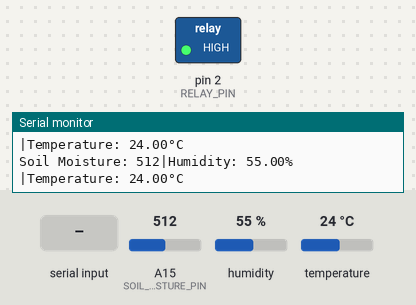
A sketch run on a simulated Arduino Mega 2560, built with avr-gcc and run on an emulated ATmega2560. Shown: switched loads named in the sketch (green lamp = pin HIGH), the last lines printed to the serial monitor. Inputs (shaded band) come from the test bench; at power-on: A15 (SOIL_MOISTURE_PIN) = 512, humidity 55 %, temperature 24 °C.

Above: at 1.2 s.
1.3 s: "0\n" received over Serial
At 2.8 s:
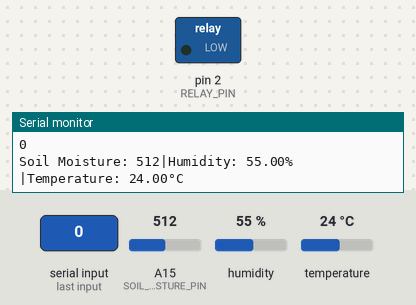
3.5 s: "1\n" received over Serial
At 5.2 s:
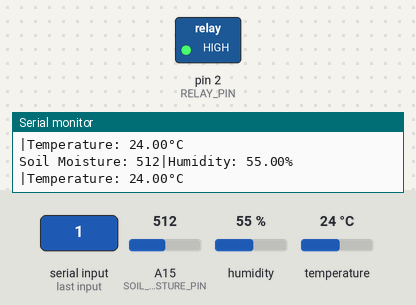
5.5 s: A15 (SOIL_MOISTURE_PIN) set to 485
At 6.5 s:
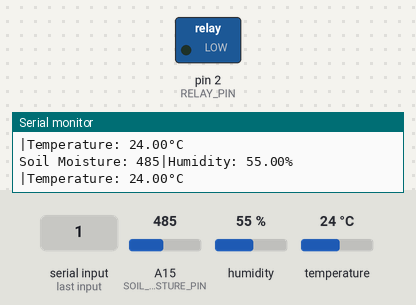
Timing chart, 0 to 17.5 s (numbered marks = the images above; inputs shaded):
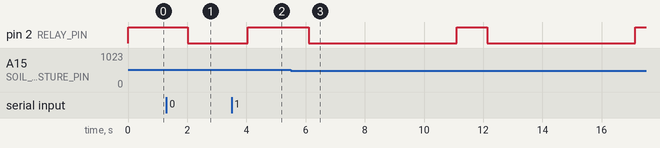

Measured:
- the behaviour switches between 500 and 499 on A15 (SOIL_MOISTURE_PIN) (found by bisection; images 2 and 3)
- after the input at 1.3 s, pin 2 (RELAY_PIN): HIGH → LOW after 0.73 s
- after the input at 3.5 s, pin 2 (RELAY_PIN): LOW → HIGH after 0.55 s
- after the input at 5.5 s, pin 2 (RELAY_PIN): alternates HIGH for 1.0 s and LOW for 5.0 s, starting after 0.60 s

The sketch:

Automatic_palnt_watering_sytem_code.ino
```cpp
#include "DHT.h"
// Define the pin connections
#define SOIL_MOISTURE_PIN A15
#define DHT11_PIN 52
#define RELAY_PIN 2
#define PUMP_ON LOW // Relay state pump on
#define PUMP_OFF HIGH // Relay state pump off
// Initialize objects for LCD and sensors
DHT dht11(DHT11_PIN, DHT11);
char Incoming_value = 0;
// Variables to store sensor readings
int soilMoistureValue = 0;
float humi;
float tempC;

void setup() {
  pinMode(2, OUTPUT);
  // Initialize Serial communication for debugging
  Serial.begin(9600);
  // Initialize DHT
  dht11.begin();
  // Initialize relay pin
  pinMode(RELAY_PIN, OUTPUT);
  digitalWrite(RELAY_PIN, PUMP_OFF); // Ensure pump is initially off
}

void loop() {
if(Serial.available() > 0)
  {
    Incoming_value = Serial.read();
    Serial.print(Incoming_value);
    Serial.print("\n");
    if(Incoming_value == '1')
      digitalWrite(2, HIGH);
    else if(Incoming_value == '0')
      digitalWrite(2, LOW);
  }
byte Temperature = 0;
byte Humidity = 0;
  // Read soil moisture sensor value
  soilMoistureValue = analogRead(SOIL_MOISTURE_PIN);

  // Read humidity and temperature from DHT sensor
  humi = dht11.readHumidity();
  tempC = dht11.readTemperature();

  // Display readings on Serial Monitor
  Serial.print("Soil Moisture: ");
  Serial.print(soilMoistureValue);
  Serial.print("|");
  Serial.print("Humidity: ");
  Serial.print(humi);
  Serial.println("%");
  Serial.print("|");
  Serial.print("Temperature: ");
  Serial.print(tempC);
  Serial.println("°C");

  // Soil moisture level control water pump
  if (soilMoistureValue < 500) {
    digitalWrite(RELAY_PIN, PUMP_ON);
    delay(5000); // Pump delay
    digitalWrite(RELAY_PIN, PUMP_OFF);
  }

  delay(1000); // Loop iteration
}
```
